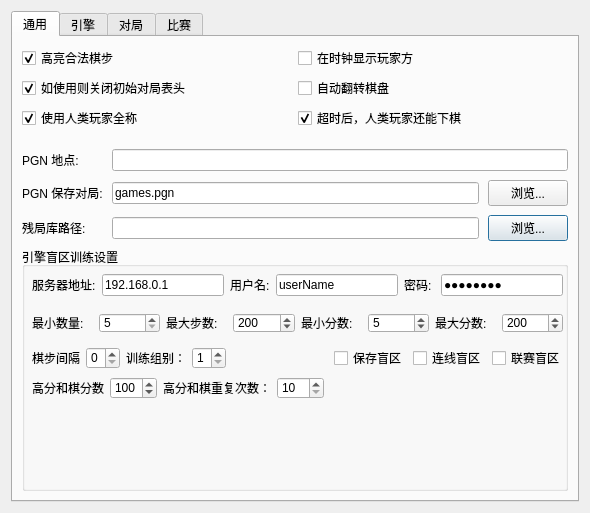
<?xml version="1.0" encoding="UTF-8"?>
<ui version="4.0">
 <class>SettingsDialog</class>
 <widget class="QDialog" name="SettingsDialog">
  <property name="geometry">
   <rect>
    <x>0</x>
    <y>0</y>
    <width>590</width>
    <height>513</height>
   </rect>
  </property>
  <property name="sizePolicy">
   <sizepolicy hsizetype="Preferred" vsizetype="Preferred">
    <horstretch>0</horstretch>
    <verstretch>90</verstretch>
   </sizepolicy>
  </property>
  <property name="windowTitle">
   <string>参数设置</string>
  </property>
  <layout class="QVBoxLayout" name="verticalLayout_2">
   <item>
    <widget class="QTabWidget" name="tabWidget">
     <property name="currentIndex">
      <number>0</number>
     </property>
     <widget class="QWidget" name="m_generalTab">
      <attribute name="title">
       <string>通用</string>
      </attribute>
      <layout class="QVBoxLayout" name="verticalLayout_8">
       <item>
        <layout class="QGridLayout" name="gridLayout_2">
         <property name="bottomMargin">
          <number>0</number>
         </property>
         <item row="0" column="0">
          <widget class="QCheckBox" name="m_highlightLegalMovesCheck">
           <property name="text">
            <string>高亮合法棋步</string>
           </property>
           <property name="checked">
            <bool>true</bool>
           </property>
          </widget>
         </item>
         <item row="1" column="0">
          <widget class="QCheckBox" name="m_closeUnusedInitialTabCheck">
           <property name="text">
            <string>如使用则关闭初始对局表头</string>
           </property>
           <property name="checked">
            <bool>true</bool>
           </property>
          </widget>
         </item>
         <item row="2" column="0">
          <widget class="QCheckBox" name="m_useFullUserNameCheck">
           <property name="text">
            <string>使用人类玩家全称</string>
           </property>
           <property name="checked">
            <bool>true</bool>
           </property>
          </widget>
         </item>
         <item row="2" column="1">
          <layout class="QVBoxLayout" name="verticalLayout_6">
           <item>
            <widget class="QCheckBox" name="m_humanCanPlayAfterTimeoutCheck">
             <property name="text">
              <string>超时后，人类玩家还能下棋</string>
             </property>
             <property name="checked">
              <bool>true</bool>
             </property>
            </widget>
           </item>
          </layout>
         </item>
         <item row="0" column="1">
          <widget class="QCheckBox" name="m_playersSidesOnClocksCheck">
           <property name="text">
            <string>在时钟显示玩家方 </string>
           </property>
          </widget>
         </item>
         <item row="1" column="1">
          <widget class="QCheckBox" name="m_autoFlipBoardForHumanGamesCheck">
           <property name="text">
            <string>自动翻转棋盘</string>
           </property>
          </widget>
         </item>
        </layout>
       </item>
       <item>
        <layout class="QGridLayout" name="gridLayout">
         <property name="topMargin">
          <number>13</number>
         </property>
         <property name="bottomMargin">
          <number>0</number>
         </property>
         <property name="spacing">
          <number>9</number>
         </property>
         <item row="0" column="1">
          <widget class="QLineEdit" name="m_siteEdit"/>
         </item>
         <item row="0" column="0">
          <widget class="QLabel" name="m_siteLabel">
           <property name="text">
            <string>PGN 地点:</string>
           </property>
           <property name="buddy">
            <cstring>m_siteEdit</cstring>
           </property>
          </widget>
         </item>
         <item row="2" column="0">
          <widget class="QLabel" name="m_tbPathLabel">
           <property name="text">
            <string>残局库路径:</string>
           </property>
           <property name="buddy">
            <cstring>m_tbPathEdit</cstring>
           </property>
          </widget>
         </item>
         <item row="2" column="1">
          <layout class="QHBoxLayout" name="horizontalLayout">
           <item>
            <widget class="QLineEdit" name="m_tbPathEdit"/>
           </item>
           <item>
            <widget class="QPushButton" name="m_browseTbPathBtn">
             <property name="text">
              <string>浏览...</string>
             </property>
            </widget>
           </item>
          </layout>
         </item>
         <item row="1" column="1">
          <layout class="QHBoxLayout" name="horizontalLayout_2">
           <item>
            <widget class="QLineEdit" name="m_defaultPgnOutFileEdit">
             <property name="text">
              <string>games.pgn</string>
             </property>
            </widget>
           </item>
           <item>
            <widget class="QPushButton" name="m_defaultPgnOutFileBtn">
             <property name="text">
              <string>浏览...</string>
             </property>
             <property name="shortcut">
              <string/>
             </property>
            </widget>
           </item>
          </layout>
         </item>
         <item row="1" column="0">
          <widget class="QLabel" name="m_defaultPgnOutFileLabel">
           <property name="text">
            <string>PGN 保存对局:</string>
           </property>
          </widget>
         </item>
        </layout>
       </item>
       <item>
        <widget class="QGroupBox" name="groupBox_2">
         <property name="sizePolicy">
          <sizepolicy hsizetype="Expanding" vsizetype="Expanding">
           <horstretch>0</horstretch>
           <verstretch>0</verstretch>
          </sizepolicy>
         </property>
         <property name="title">
          <string>引擎盲区训练设置</string>
         </property>
         <widget class="QWidget" name="layoutWidget">
          <property name="geometry">
           <rect>
            <x>10</x>
            <y>20</y>
            <width>531</width>
            <height>36</height>
           </rect>
          </property>
          <layout class="QHBoxLayout" name="horizontalLayout_4">
           <property name="topMargin">
            <number>6</number>
           </property>
           <property name="bottomMargin">
            <number>6</number>
           </property>
           <item>
            <widget class="QLabel" name="label_3">
             <property name="text">
              <string>服务器地址:</string>
             </property>
            </widget>
           </item>
           <item>
            <widget class="QLineEdit" name="lineEdit_WebAddress">
             <property name="text">
              <string>192.168.0.1</string>
             </property>
            </widget>
           </item>
           <item>
            <widget class="QLabel" name="label_user">
             <property name="text">
              <string>用户名:</string>
             </property>
            </widget>
           </item>
           <item>
            <widget class="QLineEdit" name="lineEdit_UserName">
             <property name="text">
              <string>userName</string>
             </property>
            </widget>
           </item>
           <item>
            <widget class="QLabel" name="label_4">
             <property name="text">
              <string>密码: </string>
             </property>
            </widget>
           </item>
           <item>
            <widget class="QLineEdit" name="lineEdit_Password">
             <property name="text">
              <string>password</string>
             </property>
             <property name="echoMode">
              <enum>QLineEdit::Password</enum>
             </property>
            </widget>
           </item>
          </layout>
         </widget>
         <widget class="QWidget" name="layoutWidget">
          <property name="geometry">
           <rect>
            <x>10</x>
            <y>60</y>
            <width>531</width>
            <height>32</height>
           </rect>
          </property>
          <layout class="QHBoxLayout" name="horizontalLayout_6">
           <property name="topMargin">
            <number>6</number>
           </property>
           <property name="bottomMargin">
            <number>6</number>
           </property>
           <item>
            <widget class="QLabel" name="label_7">
             <property name="text">
              <string>最小数量:</string>
             </property>
            </widget>
           </item>
           <item>
            <widget class="QSpinBox" name="spinBoxMinSteps">
             <property name="minimum">
              <number>5</number>
             </property>
             <property name="maximum">
              <number>100</number>
             </property>
             <property name="singleStep">
              <number>2</number>
             </property>
            </widget>
           </item>
           <item>
            <widget class="QLabel" name="label_8">
             <property name="text">
              <string>最大步数:</string>
             </property>
            </widget>
           </item>
           <item>
            <widget class="QSpinBox" name="spinBoxMaxSteps">
             <property name="minimum">
              <number>10</number>
             </property>
             <property name="maximum">
              <number>400</number>
             </property>
             <property name="singleStep">
              <number>5</number>
             </property>
             <property name="value">
              <number>200</number>
             </property>
            </widget>
           </item>
           <item>
            <widget class="QLabel" name="label_6">
             <property name="text">
              <string>最小分数:</string>
             </property>
            </widget>
           </item>
           <item>
            <widget class="QSpinBox" name="spinBoxMinScore">
             <property name="toolTip">
              <string>局面分数的绝对值小于此值就不上传训练</string>
             </property>
             <property name="maximum">
              <number>50</number>
             </property>
             <property name="singleStep">
              <number>5</number>
             </property>
             <property name="value">
              <number>5</number>
             </property>
            </widget>
           </item>
           <item>
            <widget class="QLabel" name="label_2">
             <property name="text">
              <string>最大分数: </string>
             </property>
            </widget>
           </item>
           <item>
            <widget class="QSpinBox" name="spinBoxMaxScore">
             <property name="toolTip">
              <string>局面分数的绝对值超过此值就不上传训练</string>
             </property>
             <property name="minimum">
              <number>100</number>
             </property>
             <property name="maximum">
              <number>2000</number>
             </property>
             <property name="singleStep">
              <number>100</number>
             </property>
             <property name="value">
              <number>200</number>
             </property>
            </widget>
           </item>
          </layout>
         </widget>
         <widget class="QWidget" name="layoutWidget">
          <property name="geometry">
           <rect>
            <x>10</x>
            <y>100</y>
            <width>533</width>
            <height>22</height>
           </rect>
          </property>
          <layout class="QHBoxLayout" name="horizontalLayout_7">
           <property name="sizeConstraint">
            <enum>QLayout::SetDefaultConstraint</enum>
           </property>
           <item>
            <widget class="QLabel" name="label_5">
             <property name="text">
              <string>棋步间隔</string>
             </property>
            </widget>
           </item>
           <item>
            <widget class="QSpinBox" name="spinBoxStepsGap">
             <property name="sizePolicy">
              <sizepolicy hsizetype="Fixed" vsizetype="Fixed">
               <horstretch>0</horstretch>
               <verstretch>0</verstretch>
              </sizepolicy>
             </property>
             <property name="toolTip">
              <string>每上传一个局面，跳过的棋步，不用每步上传</string>
             </property>
             <property name="minimum">
              <number>0</number>
             </property>
             <property name="maximum">
              <number>3</number>
             </property>
             <property name="value">
              <number>0</number>
             </property>
            </widget>
           </item>
           <item>
            <widget class="QLabel" name="label">
             <property name="toolTip">
              <string>服务器上的训练组别，缺省是1，为主训练</string>
             </property>
             <property name="text">
              <string>训练组别：</string>
             </property>
            </widget>
           </item>
           <item>
            <widget class="QSpinBox" name="spinBox_trainID">
             <property name="sizePolicy">
              <sizepolicy hsizetype="Fixed" vsizetype="Fixed">
               <horstretch>0</horstretch>
               <verstretch>0</verstretch>
              </sizepolicy>
             </property>
             <property name="minimum">
              <number>1</number>
             </property>
             <property name="maximum">
              <number>2</number>
             </property>
            </widget>
           </item>
           <item>
            <spacer name="horizontalSpacer">
             <property name="orientation">
              <enum>Qt::Horizontal</enum>
             </property>
             <property name="sizeHint" stdset="0">
              <size>
               <width>40</width>
               <height>20</height>
              </size>
             </property>
            </spacer>
           </item>
           <item>
            <widget class="QCheckBox" name="checkBoxBlinDSave">
             <property name="text">
              <string>保存盲区</string>
             </property>
            </widget>
           </item>
           <item>
            <widget class="QCheckBox" name="checkBoxLXupload">
             <property name="toolTip">
              <string>用GGzero连线是自动上传盲区</string>
             </property>
             <property name="text">
              <string>连线盲区</string>
             </property>
            </widget>
           </item>
           <item>
            <widget class="QCheckBox" name="checkBox_AutoUploadFen">
             <property name="toolTip">
              <string>引擎联赛，如果输了，就自动上传棋局到服务器训练</string>
             </property>
             <property name="text">
              <string>联赛盲区</string>
             </property>
             <property name="checked">
              <bool>false</bool>
             </property>
            </widget>
           </item>
          </layout>
         </widget>
         <widget class="QWidget" name="layoutWidget_2">
          <property name="geometry">
           <rect>
            <x>10</x>
            <y>130</y>
            <width>533</width>
            <height>22</height>
           </rect>
          </property>
          <layout class="QHBoxLayout" name="horizontalLayout_8">
           <property name="sizeConstraint">
            <enum>QLayout::SetDefaultConstraint</enum>
           </property>
           <item>
            <widget class="QLabel" name="label_9">
             <property name="text">
              <string>高分和棋分数</string>
             </property>
            </widget>
           </item>
           <item>
            <widget class="QSpinBox" name="spinBoxDrawHighScore">
             <property name="sizePolicy">
              <sizepolicy hsizetype="Fixed" vsizetype="Fixed">
               <horstretch>0</horstretch>
               <verstretch>0</verstretch>
              </sizepolicy>
             </property>
             <property name="toolTip">
              <string>和棋判定时，必须大于这个分数，才认为是高分和棋</string>
             </property>
             <property name="minimum">
              <number>50</number>
             </property>
             <property name="maximum">
              <number>400</number>
             </property>
             <property name="singleStep">
              <number>50</number>
             </property>
             <property name="value">
              <number>100</number>
             </property>
            </widget>
           </item>
           <item>
            <widget class="QLabel" name="label_10">
             <property name="toolTip">
              <string>和棋时，保持高分最小的步数</string>
             </property>
             <property name="text">
              <string>高分和棋重复次数：</string>
             </property>
            </widget>
           </item>
           <item>
            <widget class="QSpinBox" name="spinBoxDrawHighScoreNum">
             <property name="sizePolicy">
              <sizepolicy hsizetype="Fixed" vsizetype="Fixed">
               <horstretch>0</horstretch>
               <verstretch>0</verstretch>
              </sizepolicy>
             </property>
             <property name="minimum">
              <number>10</number>
             </property>
             <property name="maximum">
              <number>100</number>
             </property>
             <property name="singleStep">
              <number>5</number>
             </property>
            </widget>
           </item>
           <item>
            <spacer name="horizontalSpacer_2">
             <property name="orientation">
              <enum>Qt::Horizontal</enum>
             </property>
             <property name="sizeHint" stdset="0">
              <size>
               <width>40</width>
               <height>20</height>
              </size>
             </property>
            </spacer>
           </item>
          </layout>
         </widget>
        </widget>
       </item>
      </layout>
     </widget>
     <widget class="QWidget" name="m_enginesTab">
      <attribute name="title">
       <string>引擎</string>
      </attribute>
      <layout class="QVBoxLayout" name="verticalLayout">
       <property name="leftMargin">
        <number>0</number>
       </property>
       <property name="topMargin">
        <number>0</number>
       </property>
       <property name="rightMargin">
        <number>0</number>
       </property>
       <property name="bottomMargin">
        <number>0</number>
       </property>
       <item>
        <widget class="EngineManagementWidget" name="m_engineManagementWidget" native="true"/>
       </item>
      </layout>
     </widget>
     <widget class="QWidget" name="m_gamesTab">
      <attribute name="title">
       <string>对局</string>
      </attribute>
      <layout class="QVBoxLayout" name="verticalLayout_3">
       <property name="spacing">
        <number>0</number>
       </property>
       <property name="leftMargin">
        <number>9</number>
       </property>
       <property name="topMargin">
        <number>9</number>
       </property>
       <property name="rightMargin">
        <number>9</number>
       </property>
       <property name="bottomMargin">
        <number>9</number>
       </property>
       <item>
        <widget class="GameSettingsWidget" name="m_gameSettings" native="true"/>
       </item>
      </layout>
     </widget>
     <widget class="QWidget" name="m_tournamentsTab">
      <attribute name="title">
       <string>比赛</string>
      </attribute>
      <layout class="QVBoxLayout" name="verticalLayout_4">
       <item>
        <widget class="TournamentSettingsWidget" name="m_tournamentSettings" native="true"/>
       </item>
       <item>
        <widget class="QGroupBox" name="groupBox">
         <property name="enabled">
          <bool>true</bool>
         </property>
         <property name="sizePolicy">
          <sizepolicy hsizetype="Preferred" vsizetype="Preferred">
           <horstretch>0</horstretch>
           <verstretch>0</verstretch>
          </sizepolicy>
         </property>
         <property name="title">
          <string>对局</string>
         </property>
         <layout class="QVBoxLayout" name="verticalLayout_5">
          <item>
           <layout class="QFormLayout" name="formLayout_2">
            <property name="fieldGrowthPolicy">
             <enum>QFormLayout::ExpandingFieldsGrow</enum>
            </property>
            <item row="1" column="0">
             <widget class="QLabel" name="m_concurrencyLabel">
              <property name="text">
               <string>当前对局:</string>
              </property>
              <property name="buddy">
               <cstring>m_concurrencySpin</cstring>
              </property>
             </widget>
            </item>
            <item row="1" column="1">
             <widget class="QSpinBox" name="m_concurrencySpin">
              <property name="sizePolicy">
               <sizepolicy hsizetype="Fixed" vsizetype="Fixed">
                <horstretch>0</horstretch>
                <verstretch>0</verstretch>
               </sizepolicy>
              </property>
              <property name="minimum">
               <number>1</number>
              </property>
              <property name="maximum">
               <number>128</number>
              </property>
             </widget>
            </item>
            <item row="2" column="0">
             <widget class="QLabel" name="m_tournamentDefaultPgnOutFileLabel">
              <property name="text">
               <string>PGN 输出:</string>
              </property>
             </widget>
            </item>
            <item row="2" column="1">
             <layout class="QHBoxLayout" name="horizontalLayout_5">
              <item>
               <widget class="QLineEdit" name="m_tournamentDefaultPgnOutFileEdit">
                <property name="text">
                 <string>比赛对局.pgn</string>
                </property>
               </widget>
              </item>
              <item>
               <widget class="QPushButton" name="m_tournamentDefaultPgnOutFileBtn">
                <property name="text">
                 <string>浏览...</string>
                </property>
               </widget>
              </item>
             </layout>
            </item>
            <item row="3" column="0">
             <widget class="QLabel" name="m_tournamentDefaultEpdOutFileLabel">
              <property name="text">
               <string>EPD 输出:</string>
              </property>
             </widget>
            </item>
            <item row="3" column="1">
             <layout class="QHBoxLayout" name="horizontalLayout_3">
              <item>
               <widget class="QLineEdit" name="m_tournamentDefaultEpdOutFileEdit">
                <property name="text">
                 <string>比赛对局.epd</string>
                </property>
               </widget>
              </item>
              <item>
               <widget class="QPushButton" name="m_tournamentDefaultEpdOutFileBtn">
                <property name="text">
                 <string>浏览...</string>
                </property>
               </widget>
              </item>
             </layout>
            </item>
           </layout>
          </item>
         </layout>
        </widget>
       </item>
       <item>
        <spacer name="verticalSpacer">
         <property name="orientation">
          <enum>Qt::Vertical</enum>
         </property>
         <property name="sizeHint" stdset="0">
          <size>
           <width>20</width>
           <height>40</height>
          </size>
         </property>
        </spacer>
       </item>
      </layout>
     </widget>
    </widget>
   </item>
  </layout>
 </widget>
 <customwidgets>
  <customwidget>
   <class>GameSettingsWidget</class>
   <extends>QWidget</extends>
   <header>src/gamesettingswidget.h</header>
   <container>1</container>
  </customwidget>
  <customwidget>
   <class>TournamentSettingsWidget</class>
   <extends>QWidget</extends>
   <header>src/tournamentsettingswidget.h</header>
   <container>1</container>
  </customwidget>
  <customwidget>
   <class>EngineManagementWidget</class>
   <extends>QWidget</extends>
   <header>src/enginemanagementwidget.h</header>
   <container>1</container>
  </customwidget>
 </customwidgets>
 <resources/>
 <connections/>
</ui>
